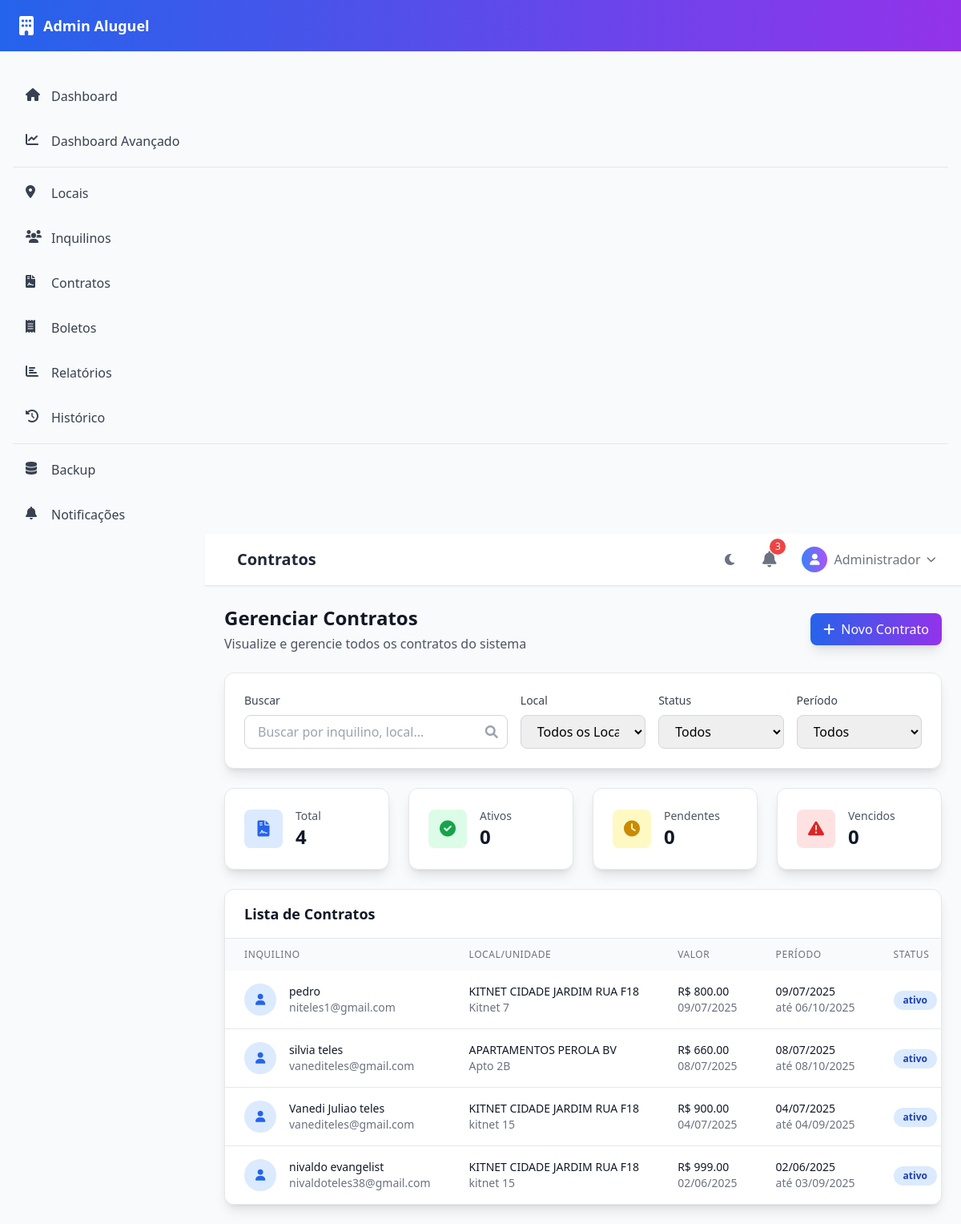
The page /listar_contratos on the database its author committed.
### app/models.py (models this page shows, shortened)
class Contrato(db.Model):
    id = db.Column(db.Integer, primary_key=True)
    inquilino_id = db.Column(db.Integer, db.ForeignKey('inquilino.id'), nullable=False)
    unidade_id = db.Column(db.Integer, db.ForeignKey('unidade.id'), nullable=False)
    valor_aluguel = db.Column(db.Float, nullable=False)
    valor_caucao = db.Column(db.Float, nullable=True)  # Caução (aluguel + condomínio)
    data_inicio = db.Column(db.Date, nullable=False)
    data_fim = db.Column(db.Date, nullable=True)
    dia_vencimento = db.Column(db.String(2), nullable=False)  # Usar string para evitar erro com zeros à esquerda
    situacao = db.Column(db.String(20), nullable=False, default='Ativo')
    observacoes = db.Column(db.Text, nullable=True)
    proprietario_nome = db.Column(db.String(120), nullable=False)
    proprietario_cnpjcpf = db.Column(db.String(20), nullable=False)
    proprietario_endereco = db.Column(db.String(200), nullable=False)
    proprietario_telefone = db.Column(db.String(20), nullable=True)
    proprietario_email = db.Column(db.String(120), nullable=True)
    taxa_condominio = db.Column(db.Float, nullable=True)
    taxa_iptu = db.Column(db.Float, nullable=True)  # Corrigido nome
    taxa_assinatura = db.Column(db.Float, nullable=True)
    arquivo_contrato = db.Column(db.String(500), nullable=True)  # Caminho do arquivo PDF
    envelope_id = db.Column(db.String(100), nullable=True)  # ID do envelope no D4Sign
    status_assinatura = db.Column(db.String(20), nullable=True, default='nao_enviado')  # nao_enviado, enviado, assinado, cancelado
    arquivo_contrato_assinado = db.Column(db.String(500), nullable=True)  # Caminho do arquivo PDF assinado
    data_envio_assinatura = db.Column(db.DateTime, nullable=True)
    data_assinatura = db.Column(db.DateTime, nullable=True)
    boletos = db.relationship('Boleto', backref='contrato', lazy=True)

class Inquilino(db.Model):
    id = db.Column(db.Integer, primary_key=True)
    nome = db.Column(db.String(120), nullable=False)
    cpf = db.Column(db.String(14), unique=True, nullable=False)
    data_nascimento = db.Column(db.Date, nullable=False)
    idade = db.Column(db.Integer, nullable=True)  # Calculada automaticamente
    endereco = db.Column(db.String(200), nullable=False)
    cep = db.Column(db.String(9), nullable=False)
    telefone = db.Column(db.String(20), nullable=False)
    email = db.Column(db.String(120), nullable=True)
    unidade_id = db.Column(db.Integer, db.ForeignKey('unidade.id'), nullable=False)
    username = db.Column(db.String(50), unique=True, nullable=True)
    password_hash = db.Column(db.String(255), nullable=True)
    data_criacao_login = db.Column(db.DateTime, nullable=True)
    status_login = db.Column(db.String(20), nullable=False, default='inativo')  # inativo, ativo, bloqueado
    contratos = db.relationship('Contrato', backref='inquilino', lazy=True)

class Local(db.Model):
    id = db.Column(db.Integer, primary_key=True)
    nome = db.Column(db.String(120), nullable=False)
    unidades = db.relationship('Unidade', backref='local', lazy=True)

class Unidade(db.Model):
    id = db.Column(db.Integer, primary_key=True)
    nome = db.Column(db.String(120), nullable=False)
    local_id = db.Column(db.Integer, db.ForeignKey('local.id'), nullable=False)
    status = db.Column(db.String(20), nullable=False, default='disponivel')  # disponivel, ocupada, manutencao
    inquilinos = db.relationship('Inquilino', backref='unidade', lazy=True)
    contratos = db.relationship('Contrato', backref='unidade', lazy=True)

### app/routes.py (the view)
@app.route('/listar_contratos')
def listar_contratos():
    locais = Local.query.all()
    local_filter = request.args.get('local', '')
    situacao = request.args.get('situacao', '')
    query = Contrato.query
    if local_filter:
        query = query.join(Unidade).join(Local).filter(Local.nome == local_filter)
    if situacao:
        query = query.filter(Contrato.situacao == situacao)
    contratos = query.order_by(Contrato.data_inicio.desc()).all()
    total_contratos = len(contratos)
    contratos_ativos = len([c for c in contratos if c.situacao == 'Ativo'])
    contratos_pendentes = len([c for c in contratos if c.situacao == 'Pendente'])
    contratos_vencidos = len([c for c in contratos if c.situacao == 'Vencido'])
    return render_template('listar_contratos.html',
                         contratos=contratos,
                         locais=locais,
                         local_filter=local_filter)

### app/templates/listar_contratos.html (shortened to what this page needs)
{% extends "base_modern.html" %}
{% block page_title %}Contratos{% endblock %}
{% block content %}
<div class="space-y-6 animate-fade-in">
    <div class="flex flex-col sm:flex-row sm:items-center sm:justify-between">
        <div>
            <h1 class="text-2xl font-bold text-gray-900 dark:text-white">Gerenciar Contratos</h1>
            <p class="text-gray-600 dark:text-gray-400 mt-1">Visualize e gerencie todos os contratos do sistema</p>
        </div>
        <div class="mt-4 sm:mt-0">
            <a href="{{ url_for('cadastrar_contrato') }}" class="inline-flex items-center px-4 py-2 bg-gradient-to-r from-blue-600 to-purple-600 text-white font-medium rounded-lg hover:from-blue-700 hover:to-purple-700 focus:ring-4 focus:ring-blue-300 dark:focus:ring-blue-800 transition-all duration-200 shadow-lg hover:shadow-xl transform hover:-translate-y-1">
                <i class="fas fa-plus mr-2"></i>
                Novo Contrato
            </a>
        </div>
    </div>
    <div class="bg-white dark:bg-gray-800 rounded-xl p-6 shadow-lg border border-gray-200 dark:border-gray-700">
        <div class="grid grid-cols-1 md:grid-cols-5 gap-4">
            <div class="md:col-span-2">
                <label class="block text-sm font-medium text-gray-700 dark:text-gray-300 mb-2">Buscar</label>
                <div class="relative">
                    <input type="text" id="searchInput" placeholder="Buscar por inquilino, local..."
                           class="w-full px-4 py-2 border border-gray-300 dark:border-gray-600 rounded-lg focus:ring-2 focus:ring-blue-500 focus:border-transparent dark:bg-gray-700 dark:text-white">
                    <div class="absolute inset-y-0 right-0 pr-3 flex items-center">
                        <i class="fas fa-search text-gray-400"></i>
                    </div>
                </div>
            </div>
            <div>
                <label class="block text-sm font-medium text-gray-700 dark:text-gray-300 mb-2">Local</label>
                <select id="localFilter" class="w-full px-4 py-2 border border-gray-300 dark:border-gray-600 rounded-lg focus:ring-2 focus:ring-blue-500 focus:border-transparent dark:bg-gray-700 dark:text-white">
                    <option value="">Todos os Locais</option>
                </select>
            </div>
            <div>
                <label class="block text-sm font-medium text-gray-700 dark:text-gray-300 mb-2">Status</label>
                <select id="statusFilter" class="w-full px-4 py-2 border border-gray-300 dark:border-gray-600 rounded-lg focus:ring-2 focus:ring-blue-500 focus:border-transparent dark:bg-gray-700 dark:text-white">
                    <option value="">Todos</option>
                </select>
            </div>
            <div>
                <label class="block text-sm font-medium text-gray-700 dark:text-gray-300 mb-2">Período</label>
                <select id="dateFilter" class="w-full px-4 py-2 border border-gray-300 dark:border-gray-600 rounded-lg focus:ring-2 focus:ring-blue-500 focus:border-transparent dark:bg-gray-700 dark:text-white">
                <option value="">Todos</option>
            </select>
            </div>
        </div>
    </div>
    <div class="grid grid-cols-1 md:grid-cols-4 gap-6">
        <div class="bg-white dark:bg-gray-800 rounded-xl p-6 shadow-lg border border-gray-200 dark:border-gray-700">
            <div class="flex items-center">
                <div class="w-12 h-12 bg-blue-100 dark:bg-blue-900 rounded-lg flex items-center justify-center">
                    <i class="fas fa-file-contract text-blue-600 dark:text-blue-400 text-xl"></i>
                </div>
                <div class="ml-4">
                    <p class="text-sm font-medium text-gray-600 dark:text-gray-400">Total</p>
                    <p class="text-2xl font-bold text-gray-900 dark:text-white">{{ contratos|length }}</p>
                </div>
            </div>
        </div>
        <div class="bg-white dark:bg-gray-800 rounded-xl p-6 shadow-lg border border-gray-200 dark:border-gray-700">
            <div class="flex items-center">
                <div class="w-12 h-12 bg-green-100 dark:bg-green-900 rounded-lg flex items-center justify-center">
                    <i class="fas fa-check-circle text-green-600 dark:text-green-400 text-xl"></i>
                </div>
                <div class="ml-4">
                    <p class="text-sm font-medium text-gray-600 dark:text-gray-400">Ativos</p>
                    <p class="text-2xl font-bold text-gray-900 dark:text-white">{{ contratos|selectattr('situacao', 'equalto', 'Ativo')|list|length }}</p>
                </div>
            </div>
        </div>
        <div class="bg-white dark:bg-gray-800 rounded-xl p-6 shadow-lg border border-gray-200 dark:border-gray-700">
            <div class="flex items-center">
                <div class="w-12 h-12 bg-yellow-100 dark:bg-yellow-900 rounded-lg flex items-center justify-center">
                    <i class="fas fa-clock text-yellow-600 dark:text-yellow-400 text-xl"></i>
                </div>
                <div class="ml-4">
                    <p class="text-sm font-medium text-gray-600 dark:text-gray-400">Pendentes</p>
                    <p class="text-2xl font-bold text-gray-900 dark:text-white">{{ contratos|selectattr('situacao', 'equalto', 'Pendente')|list|length }}</p>
                </div>
            </div>
        </div>
        <div class="bg-white dark:bg-gray-800 rounded-xl p-6 shadow-lg border border-gray-200 dark:border-gray-700">
            <div class="flex items-center">
                <div class="w-12 h-12 bg-red-100 dark:bg-red-900 rounded-lg flex items-center justify-center">
                    <i class="fas fa-exclamation-triangle text-red-600 dark:text-red-400 text-xl"></i>
                </div>
                <div class="ml-4">
                    <p class="text-sm font-medium text-gray-600 dark:text-gray-400">Vencidos</p>
                    <p class="text-2xl font-bold text-gray-900 dark:text-white">{{ contratos|selectattr('situacao', 'equalto', 'Vencido')|list|length }}</p>
                </div>
            </div>
        </div>
    </div>
    <div class="bg-white dark:bg-gray-800 rounded-xl shadow-lg border border-gray-200 dark:border-gray-700 overflow-hidden">
        <div class="px-6 py-4 border-b border-gray-200 dark:border-gray-700">
            <h3 class="text-lg font-semibold text-gray-900 dark:text-white">Lista de Contratos</h3>
        </div>
        <div class="overflow-x-auto">
            <table class="w-full">
                <thead class="bg-gray-50 dark:bg-gray-700">
                    <tr>
                        <th class="px-6 py-3 text-left text-xs font-medium text-gray-500 dark:text-gray-400 uppercase tracking-wider">Inquilino</th>
                        <th class="px-6 py-3 text-left text-xs font-medium text-gray-500 dark:text-gray-400 uppercase tracking-wider">Local/Unidade</th>
                        <th class="px-6 py-3 text-left text-xs font-medium text-gray-500 dark:text-gray-400 uppercase tracking-wider">Valor</th>
                        <th class="px-6 py-3 text-left text-xs font-medium text-gray-500 dark:text-gray-400 uppercase tracking-wider">Período</th>
                        <th class="px-6 py-3 text-left text-xs font-medium text-gray-500 dark:text-gray-400 uppercase tracking-wider">Status</th>
            </tr>
                </thead>
                <tbody class="bg-white dark:bg-gray-800 divide-y divide-gray-200 dark:divide-gray-700">
            {% for contrato in contratos %}
                    <tr class="hover:bg-gray-50 dark:hover:bg-gray-700 transition-colors duration-200 contract-row"
                        data-inquilino="{{ contrato.inquilino.nome.lower() }}"
                        data-local="{{ contrato.unidade.local.nome.lower() }}"
                        data-status="{{ contrato.situacao }}">
                        <td class="px-6 py-4 whitespace-nowrap">
                            <div class="flex items-center">
                                <div class="w-10 h-10 bg-blue-100 dark:bg-blue-900 rounded-full flex items-center justify-center">
                                    <i class="fas fa-user text-blue-600 dark:text-blue-400 text-sm"></i>
                                </div>
                                <div class="ml-4">
                                    <div class="text-sm font-medium text-gray-900 dark:text-white">{{ contrato.inquilino.nome }}</div>
                                    <div class="text-sm text-gray-500 dark:text-gray-400">{{ contrato.inquilino.email }}</div>
                                </div>
                            </div>
                        </td>
                        <td class="px-6 py-4 whitespace-nowrap">
                            <div class="text-sm text-gray-900 dark:text-white">{{ contrato.unidade.local.nome }}</div>
                            <div class="text-sm text-gray-500 dark:text-gray-400">{{ contrato.unidade.nome }}</div>
                        </td>
                        <td class="px-6 py-4 whitespace-nowrap">
                            <div class="text-sm font-medium text-gray-900 dark:text-white">R$ {{ "%.2f"|format(contrato.valor_aluguel) }}</div>
                            <div class="text-sm text-gray-500 dark:text-gray-400">{{ contrato.data_inicio.strftime('%d/%m/%Y') }}</div>
                        </td>
                        <td class="px-6 py-4 whitespace-nowrap">
                            <div class="text-sm text-gray-900 dark:text-white">{{ contrato.data_inicio.strftime('%d/%m/%Y') }}</div>
                            <div class="text-sm text-gray-500 dark:text-gray-400">até {{ contrato.data_fim.strftime('%d/%m/%Y') }}</div>
                        </td>
                        <td class="px-6 py-4 whitespace-nowrap">
                            <span class="inline-flex px-3 py-1 text-xs font-semibold rounded-full
                                {% if contrato.situacao == 'Ativo' %}bg-green-100 text-green-800 dark:bg-green-900 dark:text-green-200
                                {% elif contrato.situacao == 'Pendente' %}bg-yellow-100 text-yellow-800 dark:bg-yellow-900 dark:text-yellow-200
                                {% elif contrato.situacao == 'Vencido' %}bg-red-100 text-red-800 dark:bg-red-900 dark:text-red-200
                                {% else %}bg-blue-100 text-blue-800 dark:bg-blue-900 dark:text-blue-200{% endif %}">
                                {{ contrato.situacao }}
                            </span>
                        </td>
            </tr>
            {% endfor %}
                </tbody>
        </table>
        </div>
    </div>
</div>
{% endblock %}

### app/templates/base_modern.html (style rules this page uses)
.animate-fade-in { animation: fadeIn 0.5s ease-in; }

### rows shown on the page
Contrato: inquilino.nome "pedro", inquilino.email "niteles1@gmail.com", unidade.local.nome "KITNET CIDADE JARDIM RUA F18", unidade.nome "Kitnet 7", valor_aluguel "800.00", data_inicio "09/07/2025", data_fim "06/10/2025", situacao "ativo"
Contrato: inquilino.nome "silvia teles", inquilino.email "vanediteles@gmail.com", unidade.local.nome "APARTAMENTOS PEROLA BV", unidade.nome "Apto 2B", valor_aluguel "660.00", data_inicio "08/07/2025", data_fim "08/10/2025", situacao "ativo"
Contrato: inquilino.nome "Vanedi Juliao teles", inquilino.email "vanediteles@gmail.com", unidade.local.nome "KITNET CIDADE JARDIM RUA F18", unidade.nome "kitnet 15", valor_aluguel "900.00", data_inicio "04/07/2025", data_fim "04/09/2025", situacao "ativo"
Contrato: inquilino.nome "nivaldo evangelist", inquilino.email "nivaldoteles38@gmail.com", unidade.local.nome "KITNET CIDADE JARDIM RUA F18", unidade.nome "kitnet 15", valor_aluguel "999.00", data_inicio "02/06/2025", data_fim "03/09/2025", situacao "ativo"

### other values the page prints
{{ contratos|length }} "4"
{{ contratos|selectattr('situacao', 'equalto', 'Ativo')|list|length }} "0"
{{ contratos|selectattr('situacao', 'equalto', 'Pendente')|list|length }} "0"
{{ contratos|selectattr('situacao', 'equalto', 'Vencido')|list|length }} "0"
